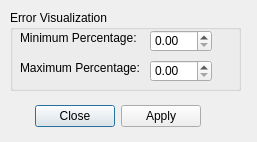
<ui version="4.0" >
 <class>PoseMeshPropertiesContainer</class>
 <widget class="QDialog" name="PoseMeshPropertiesContainer" >
  <property name="geometry" >
   <rect>
    <x>0</x>
    <y>0</y>
    <width>257</width>
    <height>142</height>
   </rect>
  </property>
  <property name="windowTitle" >
   <string>Pose Mesh Properties</string>
  </property>
  <widget class="QDialogButtonBox" name="buttonBox" >
   <property name="geometry" >
    <rect>
     <x>30</x>
     <y>100</y>
     <width>171</width>
     <height>32</height>
    </rect>
   </property>
   <property name="orientation" >
    <enum>Qt::Horizontal</enum>
   </property>
   <property name="standardButtons" >
    <set>QDialogButtonBox::Apply|QDialogButtonBox::Close</set>
   </property>
   <property name="centerButtons" >
    <bool>false</bool>
   </property>
  </widget>
  <widget class="QGroupBox" name="groupBox_2" >
   <property name="geometry" >
    <rect>
     <x>10</x>
     <y>10</y>
     <width>231</width>
     <height>81</height>
    </rect>
   </property>
   <property name="title" >
    <string>Error Visualization</string>
   </property>
   <widget class="QLabel" name="label" >
    <property name="geometry" >
     <rect>
      <x>10</x>
      <y>20</y>
      <width>121</width>
      <height>16</height>
     </rect>
    </property>
    <property name="text" >
     <string>Minimum Percentage:</string>
    </property>
   </widget>
   <widget class="QLabel" name="label_2" >
    <property name="geometry" >
     <rect>
      <x>10</x>
      <y>50</y>
      <width>121</width>
      <height>16</height>
     </rect>
    </property>
    <property name="text" >
     <string>Maximum Percentage:</string>
    </property>
   </widget>
   <widget class="QDoubleSpinBox" name="spinBoxMinimumPercentage" >
    <property name="geometry" >
     <rect>
      <x>140</x>
      <y>20</y>
      <width>62</width>
      <height>22</height>
     </rect>
    </property>
   </widget>
   <widget class="QDoubleSpinBox" name="spinBoxMaximumPercentage" >
    <property name="geometry" >
     <rect>
      <x>140</x>
      <y>50</y>
      <width>62</width>
      <height>22</height>
     </rect>
    </property>
   </widget>
  </widget>
 </widget>
 <resources/>
 <connections>
  <connection>
   <sender>buttonBox</sender>
   <signal>accepted()</signal>
   <receiver>PoseMeshPropertiesContainer</receiver>
   <slot>accept()</slot>
   <hints>
    <hint type="sourcelabel" >
     <x>248</x>
     <y>254</y>
    </hint>
    <hint type="destinationlabel" >
     <x>157</x>
     <y>274</y>
    </hint>
   </hints>
  </connection>
  <connection>
   <sender>buttonBox</sender>
   <signal>rejected()</signal>
   <receiver>PoseMeshPropertiesContainer</receiver>
   <slot>reject()</slot>
   <hints>
    <hint type="sourcelabel" >
     <x>316</x>
     <y>260</y>
    </hint>
    <hint type="destinationlabel" >
     <x>286</x>
     <y>274</y>
    </hint>
   </hints>
  </connection>
 </connections>
</ui>
